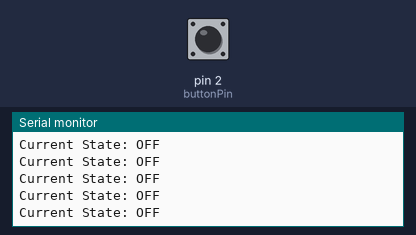
This sketch was run on a simulated Arduino Uno, built with avr-gcc and run on an emulated ATmega328P. On the bench: the last lines printed to the serial monitor. The inputs (shaded band) are chosen by the test bench; at power-on: pin 2 (buttonPin) LOW.

Above: at 1.2 s.
1.3 s: pin 2 (buttonPin) pulled HIGH for 0.15 s
3.4 s: pin 2 (buttonPin) pulled HIGH for 1 s
7.4 s: pin 2 (buttonPin) pulled HIGH for 0.15 s
At 8.0 s:
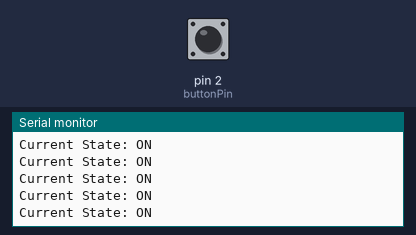
10.5 s: pin 2 (buttonPin) pulled HIGH for 3.2 s
At 10.86 s:
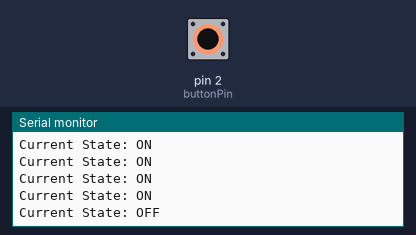

The sketch:

10.state_machine.ino
```cpp
#define buttonPin 2
enum State { OFF, ON };
State currentState = OFF;

void setup() {
  pinMode(buttonPin, INPUT);
  Serial.begin(9600);
}

void loop() {
  int buttonState = digitalRead(buttonPin);

  if (buttonState == HIGH) {
    if (currentState == OFF) {
      currentState = ON;
    } else {
      currentState = OFF;
    }
    delay(200);  // Debounce delay
  }

  Serial.print("Current State: ");
  Serial.println(currentState == OFF ? "OFF" : "ON");
}
```

Measured:
- after the input at 7.4 s, the serial monitor: prints a new line after 0.20 s (image 1)
- after the input at 10.5 s, the serial monitor: prints a new line after 0.20 s (image 2)
